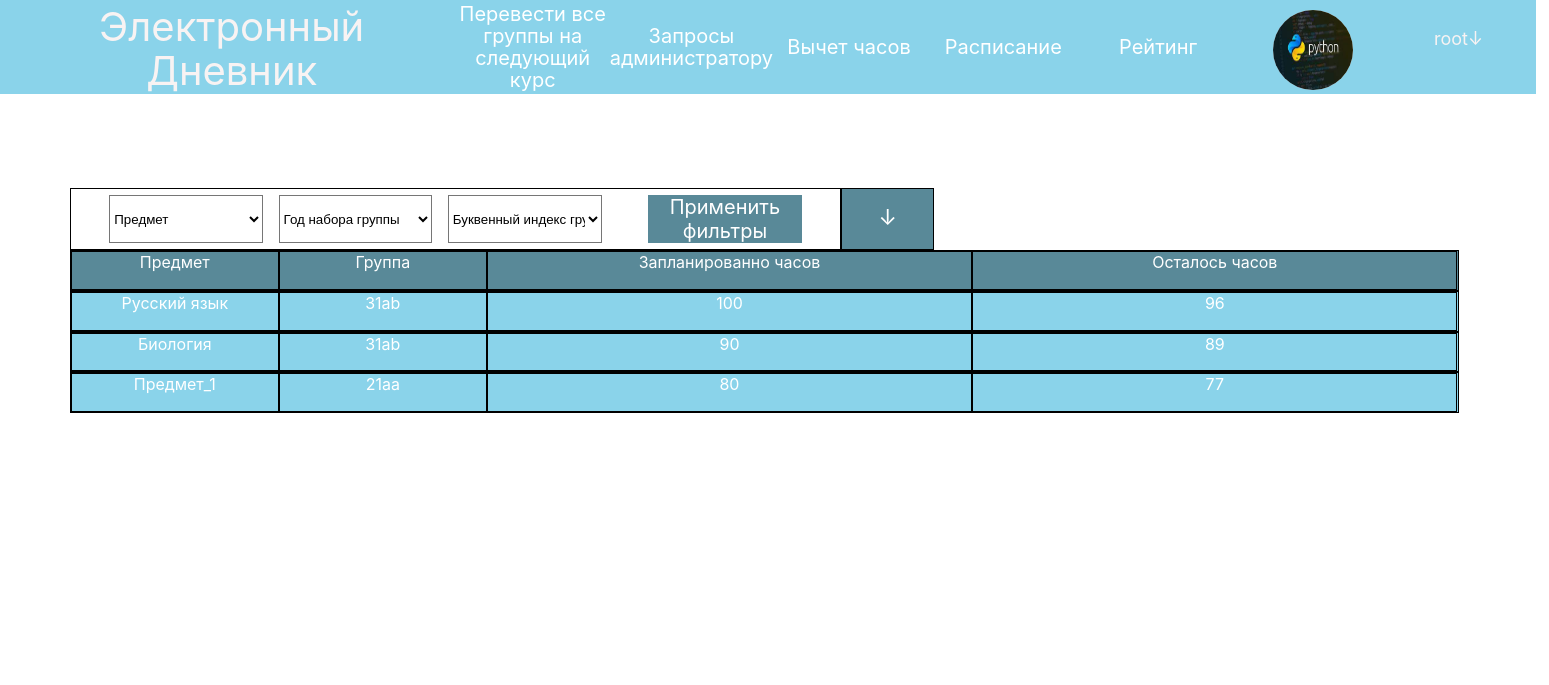
/hours_plan/ (signed in), run on the app's committed database.
### main/models.py (models this page shows, shortened)
class Profile(models.Model):
    user = models.ForeignKey(User, on_delete=models.CASCADE, verbose_name='Пользователь')
    slug = models.SlugField(verbose_name='Ссылка на профиль')
    avatar = models.ImageField(verbose_name='Аватар', upload_to='uploads/avatars/', blank=True)
    class Meta:
        verbose_name = 'Профиль'
        verbose_name_plural = 'Профили'

class Subject(models.Model):
    subject_name = models.TextField(verbose_name='Название предмета')
    class Meta:
        verbose_name = 'Предмет'
        verbose_name_plural = 'Предметы'

### main/views.py (the view)
# urls.py: path('hours_plan/', hours_plan_view, name='hours_plan'),
def hours_plan_view(request: HttpRequest):
    if not request.user.is_authenticated:
        raise Http404
    teacher = Teacher.objects.filter(user=request.user)
    if not request.user.is_superuser and len(teacher) == 0:
        raise Http404
    is_teacher = True
    if request.GET.get('get_current_table', None) is not None:
        with open(request.user.username + "_Hours_Plan.xlsx", "rb") as excel:
            data = excel.read()
            response = HttpResponse(data, content_type='application/ms-excel')
            response['Content-Disposition'] = 'attachment; filename="hours_plan.xlsx"'
            return response
    subject_name = request.GET.get('subject', None)
    group_year_of_study = request.GET.get('group_year_of_study', None)
    group_letter = request.GET.get('group_letter', None)
    if subject_name == "Предмет":
        subject_name = None
    if group_letter == "Буквенный индекс группы":
        group_letter = None
    if group_year_of_study == "Год набора группы":
        group_year_of_study = None
    group = None
    subject = None
    if subject_name is not None:
        subjects = Subject.objects.filter(subject_name=subject_name)
        if len(subjects) != 0:
            subject = subjects[0]
    if group_letter is not None and group_year_of_study is not None:
        groups = Group.objects.filter(year_of_study=int(group_year_of_study), group_letter=group_letter)
        if len(groups) != 0:
            group = groups[0]
    hours_plans = HoursPlan.objects.all()
    if group is not None:
        hours_plans = hours_plans.filter(group=group)
    if subject is not None:
        hours_plans = hours_plans.filter(subject=subject)
    result_array = []
    for hour_plan in hours_plans:
        if len(teacher) != 0:
            lessons_count = Lesson.objects.filter(group=hour_plan.group, subject=hour_plan.subject,
                                                  date__lt=date.today(), teacher=teacher[0])
            if len(Lesson.objects.filter(group=hour_plan.group, subject=hour_plan.subject, teacher=teacher[0])) == 0:
                continue
        else:
            lessons_count = Lesson.objects.filter(group=hour_plan.group, subject=hour_plan.subject,
                                                  date__lt=date.today())
        remainder_hours = hour_plan.hours - len(lessons_count)
        result_array.append({'subject': hour_plan.subject.subject_name,
                             'group': str(hour_plan.group.year_of_study) + hour_plan.group.group_letter,
                             'remainder': remainder_hours, 'planned': hour_plan.hours})
    profile = Profile.objects.filter(user=request.user)
    if len(profile) == 0:
        raise Http404
    profile = profile[0]
    all_groups = Group.objects.all()
    all_subjects = Subject.objects.all()
    all_groups_years = [group.year_of_study for group in all_groups]
    all_groups_letters = [group.group_letter for group in all_groups]
    all_subjects_names = [subject.subject_name for subject in all_subjects]
    workbook = xlsxwriter.Workbook(request.user.username + '_Hours_Plan.xlsx')
    worksheet = workbook.add_worksheet()
    row = 0
    col = 0
    worksheet.write(row, col, 'Предмет')
    worksheet.write(row, col + 1, 'Группа')
    worksheet.write(row, col + 2, 'Запланированно часов')
    worksheet.write(row, col + 3, 'Осталось часов')
    row += 1
    for result in result_array:
        worksheet.write(row, col, result['subject'])
        worksheet.write(row, col + 1, result['group'])
        worksheet.write(row, col + 2, result['planned'])
        worksheet.write(row, col + 3, result['remainder'])
        row += 1
    workbook.close()
    context = {'result_array': result_array, 'my_profile': profile,
               'all_subjects_names': all_subjects_names, 'all_groups_letters': all_groups_letters,
               'all_groups_years': all_groups_years, 'is_teacher': is_teacher}
    return render(request, 'main/hours_plan.html', context=context)

### main/templates/main/hours_plan.html (shortened to what this page needs)
{% extends "header_auth.html" %}
{% block body_main_block %}
<div class="body_main_block">
    <div class="filter_hours_plan_block">
        <form method="GET" action="{% url 'main:hours_plan' %}" id="filter_hours_form">
            <select class="input_subject_name" name="subject">
                <option value="Предмет" selected>Предмет</option>
            </select>
            <select class="input_group_year_of_study" name="group_year_of_study">
                <option value="Год набора группы" selected>Год набора группы</option>
            </select>
            <select name="group_letter" class="input_group_letter">
                <option value="Буквенный индекс группы" selected>Буквенный индекс группы</option>
            </select>
            <div class="filters_accept_hours_plan" onclick="document.getElementById('filter_hours_form').submit();">
                Применить фильтры
            </div>
        </form>
    </div>
    <a href="{% url 'main:hours_plan' %}?get_current_table=True">
    <div class="download_file_block">
        <div class="download_simbol">
            ↓
        </div>
    </div>
    </a>
    <div class="admin_table_block" id="admin_table_block">
        <div class="admin_table_row_header">
            <div class="hour_table_subject_cell">
                Предмет
            </div>
            <div class="hour_table_group_cell">
                Группа
            </div>
            <div class="hour_table_hours_planned_cell">
                Запланированно часов
            </div>
            <div class="hour_table_remain_cell">
                Осталось часов
            </div>
        </div>
        {% for result in result_array %}
        <div class="admin_table_row">
            <div class="hour_table_subject_cell">
                {{result.subject}}
            </div>
            <div class="hour_table_group_cell">
                {{result.group}}
            </div>
            <div class="hour_table_hours_planned_cell">
                {{result.planned}}
            </div>
            <div class="hour_table_remain_cell">
                {{result.remainder}}
            </div>
        </div>
        {% endfor %}
    </div>
</div>
{% endblock %}

### templates/header_auth.html (shortened to what this page needs)
{% load static %}
<html>
<head>
	<link rel="stylesheet" href="{% static 'css/styles.css' %}">
</head>
<body>
	<div class="main">
{% if user.is_authenticated %}
		<div class="header_block">
			<a href="{% url 'main:index' %}">
			<div class="banner_header_block">
				<div class="banner_header_font">Электронный Дневник</div>
			</div>
			</a>
			{% if user.is_superuser %}
			<div class="admin_upcourse_header" onclick="upcourse();">
				<div class="admin_header_font">
					Перевести все группы на следующий курс
				</div>
			</div>
			<a href="{% url 'main:admin_requests' %}">
			<div class="admin_requests_header">
				<div class="admin_header_font">
					Запросы администратору
				</div>
			</div>
			</a>
			{% endif %}
			{% if is_teacher %}
			<a href="{% url 'main:hours_plan' %}">
			<div class="marks_header_button">
				<div class="marks_header_font">
					Вычет часов
				</div>
			</div>
			</a>
			{% endif %}
			<a href="{% url 'main:lessons_plan' %}">
			<div class="scheduler_header_button">
				<div class="scheduler_header_font">
					Расписание
				</div>
			</div>
			</a>
			<a href="{% url 'main:raiting' %}">
			<div class="raiting_header_button">
				<div class="raiting_header_font">
					Рейтинг
				</div>
			</div>
			</a>
			<div class="avatar_header_block">
				{% if my_profile.avatar.url %}
					<img src="{{ my_profile.avatar.url}}" width="100%" height="100%" class="image_round" alt="Нет аватара">
				{% endif %}
			</div>
		</div>
		<div class="profile_header_block">
				<div class="profile_header_font" id="profile_header">
					<div class="profile_header_font_padding">
						{{user.username}}↓
					</div>
				</div>
		</div>
	{% endif %}
	{% block body_main_block %}
	{% endblock %}
	</div>
</body>
</html>

### data on the page
Profile: avatar (picture)
Subject: subject "Русский язык"
Subject: subject "Биология"
Subject: subject "Предмет_1"

### other printed values
{{ user.username }} "root"
{{ result.group }} "31ab" "31ab" "21аа"
{{ result.planned }} "100" "90" "80"
{{ result.remainder }} "96" "89" "77"
